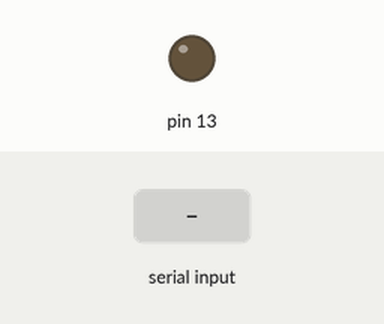
Simulated run of this sketch. Board: Arduino Uno, built with avr-gcc and run on an emulated ATmega328P. Shown: output pins drawn as LEDs (lit = HIGH). The test bench sets the inputs (shaded band).

Above: at 1.2 s.
1.3 s: "30,150\n" received over Serial
At 2.5 s:
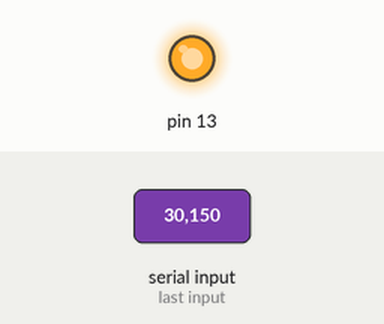
2.8 s: "2\n" received over Serial
At 3.6 s:
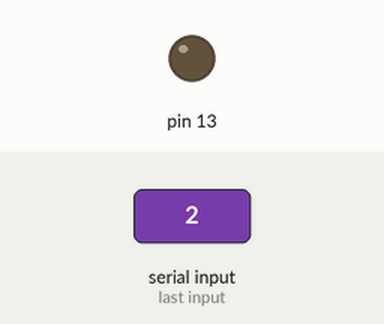
4.3 s: "1\n" received over Serial
At 4.7 s:
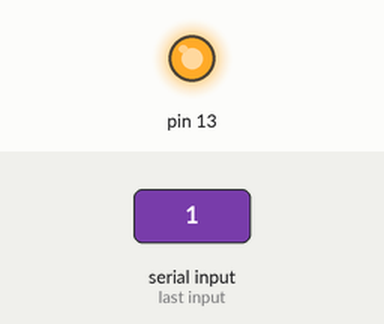
Timing chart, 0 to 7.3 s (numbered marks = the images above; inputs shaded):
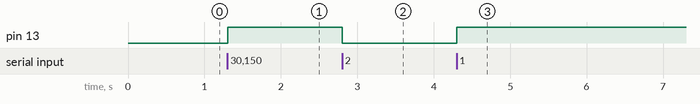

The sketch:

sketch_apr17a.ino
```cpp
void setup() {

  pinMode(13,OUTPUT);
  Serial.begin(9600);
}

void loop(){
  int val = Serial.read()-48;
  switch(val)
  {
    case 1:
    digitalWrite(13, HIGH);
    break;

    case 2:
    digitalWrite(13, LOW);
    break;
}
}
```

Measured:
- after the input at 1.3 s, pin 13: LOW → HIGH at once
- after the input at 2.8 s, pin 13: HIGH → LOW at once
- after the input at 4.3 s, pin 13: LOW → HIGH at once
